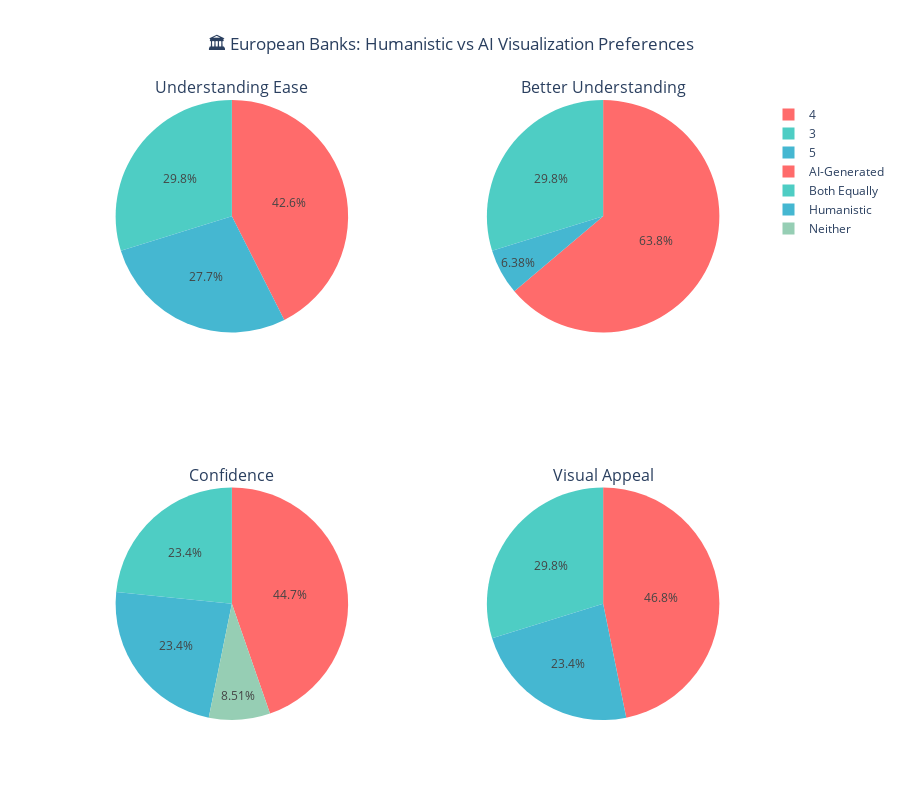

Notebook code cell kept with this figure:
### Markdown cell above
## 🏛️ European Banks Dataset Analysis

Analysis of user preferences for the European Banks and Government Debt visualization, focusing on economic data representation and financial relationships.

### Code cell
print("🏛️ EUROPEAN BANKS ANALYSIS")

# Define color schemes
colors_pie = ['#FF6B6B', '#4ECDC4', '#45B7D1', '#96CEB4', '#FECA57', '#FF9FF3', '#54A0FF']
colors_bar = ['#FF6B6B', '#4ECDC4', '#45B7D1', '#96CEB4']

# Get banks-related columns
banks_cols = [col for col in df_clean.columns if 'banks' in col.lower()]
print(f"Banks columns found: {len(banks_cols)}")
for i, col in enumerate(banks_cols, 1):
    print(f"  {i}. {col}")

# Check which preference columns actually exist
available_banks_cols = [col for col in banks_cols if 'preference' not in col.lower() and 'reason' not in col.lower()]
print(f"\nAnalyzable banks columns: {len(available_banks_cols)}")
for col in available_banks_cols:
    print(f"  • {col}")

# Create subplot layout based on available columns
fig = make_subplots(rows=2, cols=2, 
                    subplot_titles=('Understanding Ease', 'Better Understanding', 'Confidence', 'Visual Appeal'),
                    specs=[[{"type": "pie"}, {"type": "pie"}],
                           [{"type": "pie"}, {"type": "pie"}]])

# Understanding ease preference
if 'banks_understanding_ease' in df_clean.columns:
    understanding_ease = df_clean['banks_understanding_ease'].value_counts()
    fig.add_trace(go.Pie(labels=understanding_ease.index, values=understanding_ease.values,
                         marker_colors=colors_pie[:len(understanding_ease)]), row=1, col=1)

# Better understanding preference
if 'banks_better_understanding' in df_clean.columns:
    better_understanding = df_clean['banks_better_understanding'].value_counts()
    fig.add_trace(go.Pie(labels=better_understanding.index, values=better_understanding.values,
                         marker_colors=colors_pie[:len(better_understanding)]), row=1, col=2)

# Confidence preference  
if 'banks_confidence' in df_clean.columns:
    confidence = df_clean['banks_confidence'].value_counts()
    fig.add_trace(go.Pie(labels=confidence.index, values=confidence.values,
                         marker_colors=colors_pie[:len(confidence)]), row=2, col=1)

# Visual appeal preference
if 'banks_visual_appeal' in df_clean.columns:
    visual_appeal = df_clean['banks_visual_appeal'].value_counts()
    fig.add_trace(go.Pie(labels=visual_appeal.index, values=visual_appeal.values,
                         marker_colors=colors_pie[:len(visual_appeal)]), row=2, col=2)

# Update layout
fig.update_layout(
    title_text="🏛️ European Banks: Humanistic vs AI Visualization Preferences",
    title_x=0.5,
    height=800,
    showlegend=True
)

fig.show()

# Summary statistics
print("\n📊 BANKS PREFERENCE SUMMARY:")
for col in available_banks_cols:
    if col in df_clean.columns:
        counts = df_clean[col].value_counts()
        print(f"\n{col.replace('_', ' ').title()}:")
        for category, count in counts.items():
            percentage = (count / len(df_clean)) * 100
            print(f"  • {category}: {count} ({percentage:.1f}%)")

print("\n✅ Banks analysis complete")

### Figure 1 — Plotly figure (JSON) as saved in the notebook; plotly's stock layout.template omitted (floating-point values rounded to 4 significant figures)
{"data": [{"domain": {"x": [0, 0.45], "y": [0.625, 1]}, "labels": [4, 3, 5], "marker": {"colors": ["#FF6B6B", "#4ECDC4", "#45B7D1"]}, "type": "pie", "values": [20, 14, 13]}, {"domain": {"x": [0.55, 1], "y": [0.625, 1]}, "labels": ["AI-Generated", "Both Equally", "Humanistic"], "marker": {"colors": ["#FF6B6B", "#4ECDC4", "#45B7D1"]}, "type": "pie", "values": [30, 14, 3]}, {"domain": {"x": [0, 0.45], "y": [0, 0.375]}, "labels": ["AI-Generated", "Both Equally", "Humanistic", "Neither"], "marker": {"colors": ["#FF6B6B", "#4ECDC4", "#45B7D1", "#96CEB4"]}, "type": "pie", "values": [21, 11, 11, 4]}, {"domain": {"x": [0.55, 1], "y": [0, 0.375]}, "labels": [4, 3, 5], "marker": {"colors": ["#FF6B6B", "#4ECDC4", "#45B7D1"]}, "type": "pie", "values": [22, 14, 11]}], "layout": {"annotations": [{"font": {"size": 16}, "showarrow": false, "text": "Understanding Ease", "x": 0.225, "xanchor": "center", "xref": "paper", "y": 1, "yanchor": "bottom", "yref": "paper"}, {"font": {"size": 16}, "showarrow": false, "text": "Better Understanding", "x": 0.775, "xanchor": "center", "xref": "paper", "y": 1, "yanchor": "bottom", "yref": "paper"}, {"font": {"size": 16}, "showarrow": false, "text": "Confidence", "x": 0.225, "xanchor": "center", "xref": "paper", "y": 0.375, "yanchor": "bottom", "yref": "paper"}, {"font": {"size": 16}, "showarrow": false, "text": "Visual Appeal", "x": 0.775, "xanchor": "center", "xref": "paper", "y": 0.375, "yanchor": "bottom", "yref": "paper"}], "height": 800, "showlegend": true, "title": {"text": "🏛️ European Banks: Humanistic vs AI Visualization Preferences", "x": 0.5}}}
